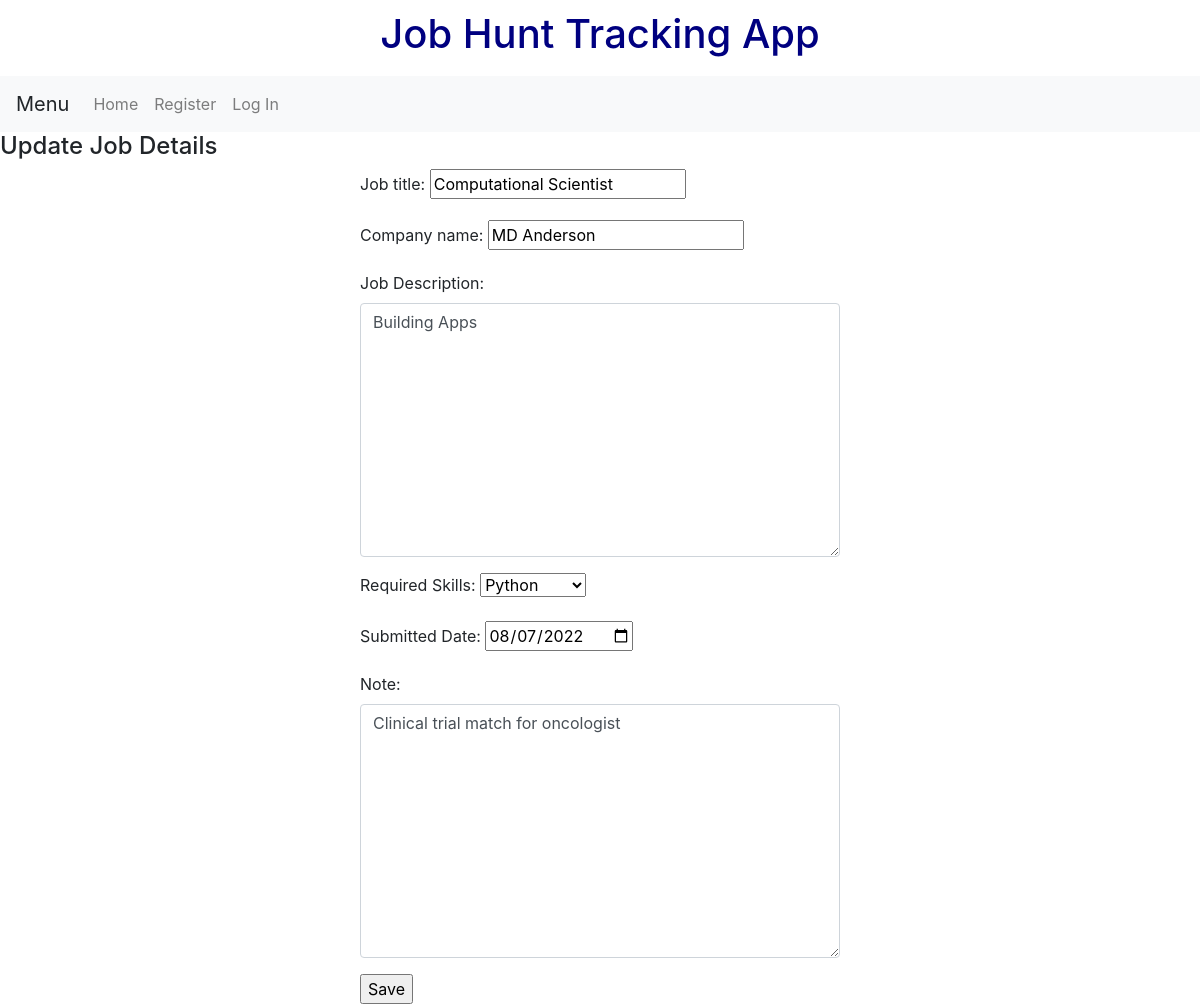
Screenshot of /TrackJob/jobupdate/35 with the database file from the repository.
### TrackJob/models.py (models this page shows)
class Job(models.Model):
    user = models.ForeignKey(
        settings.AUTH_USER_MODEL,
        on_delete=models.CASCADE,
    )
    Job_Title = models.CharField(max_length=120) # required to have maxlength
    Company_Name = models.CharField(max_length=120)
    SkillType = [('Python', 'Python'), ('Java', 'Java'), ('SQL', 'SQL'), ('HTML', 'HTML/CSS'),('Other','Other') ]  # enum
    Required_Skills = models.CharField(blank=True, choices=SkillType, max_length=10)
    Job_Description = models.TextField()
    Submitted_Date = models.DateField()
    Note = models.TextField(blank=False, null=True)

### TrackJob/views.py (the view)
# urls.py: path('jobupdate/<int:id>', job_update_view, name='job_update'),
def job_update_view (request,id):
    obj = Job.objects.get(id = id)
    form = JobForm(request.POST or None,instance=obj)
    if form.is_valid():
        form.save()
        return redirect('/TrackJob/showrecord')
    context = {
        "object":obj,
        "form":form
    }
    return render(request, 'job_update.html', context)

### TrackJob/forms.py (shortened to what this page needs)
class JobForm(forms.ModelForm):
    Job_Title = forms.CharField(max_length=120)  # required to have maxlength
    Company_Name = forms.CharField(max_length=120)
    Job_Description = forms.TextInput()
    Note = forms.TextInput()
    class Meta:
        model = Job
        exclude = ["user"]
        fields = [
            'Job_Title',
            'Company_Name',
            'Job_Description',
            'Required_Skills',
            'Submitted_Date',
            'Note',
        ]
        widgets = {
            'Submitted_Date': DateInput(),
            'Job_Title': forms.TextInput(attrs = {'class':'form-control'}),
            'Company_Name': forms.TextInput(attrs={'class': 'form-control'}),
            'Job_Description': forms.Textarea(attrs={'class': 'form-control'}),
            'Note': forms.Textarea(attrs={'class': 'form-control'}),
        }

### TrackJob/templates/job_update.html (shortened to what this page needs)
{% extends 'basepage.html' %}
{%  block content %}
<h4> Update Job Details </h1>
<body>
<div class = content>
<div class = "forminput">
<form method = 'POST'>  {%  csrf_token %}
    {{  form.as_p}}
    <input type ='submit' value = 'Save' />
</form>
</div>
</div>
</body>
{% endblock %}

### TrackJob/templates/job_update.html (style rules this page uses)
.content { padding-left: 30%; padding-right: 30%; }

### rows the page displays
Job: Job_Title "Computational Scientist", Company_Name "MD Anderson", Job_Description "Building Apps", Required_Skills "Python", Submitted_Date "08/07/2022", Note "Clinical trial match for oncologist"
